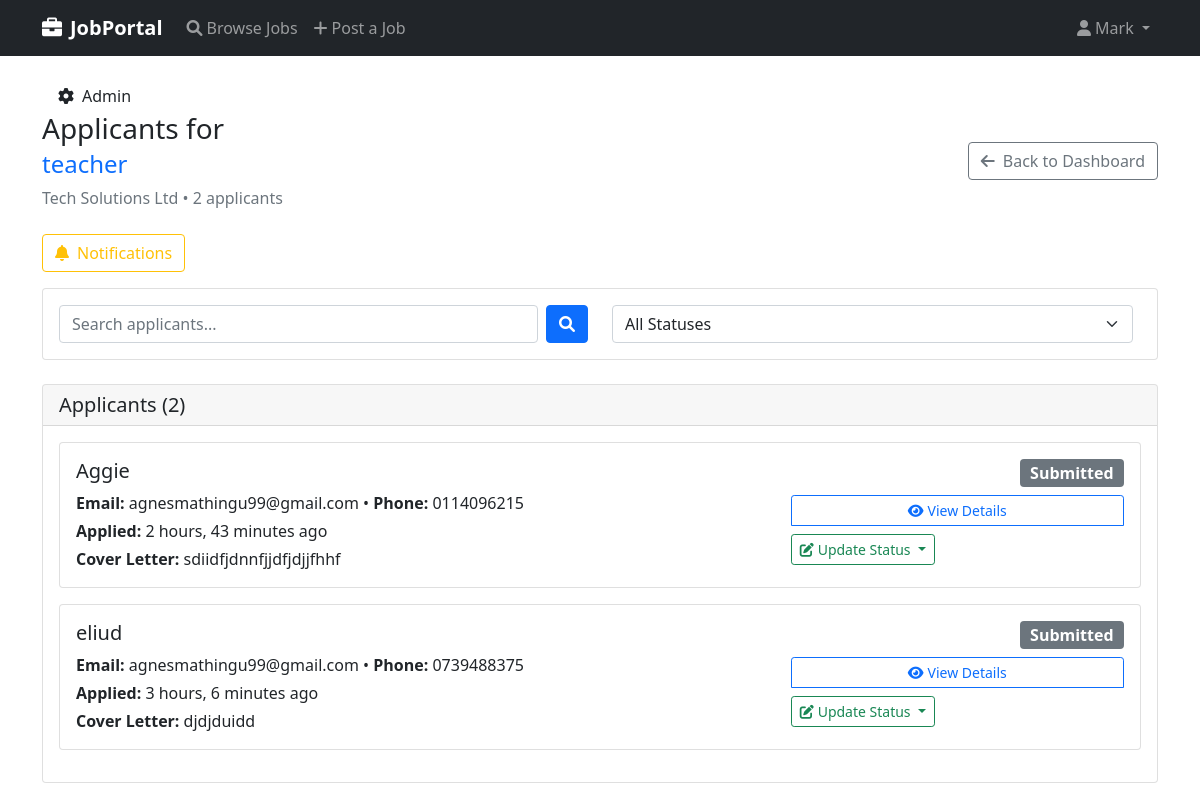
Screenshot of /jobs/job/1/applicants/ (signed in) with the database file from the repository.
### users/models.py (models this page shows, shortened)
class CustomUser(AbstractUser):
    USER_TYPES = [
        ('job_seeker', 'Job Seeker'),
        ('employer', 'Employer'),
        ('admin', 'Administrator'),
    ]
    user_type = models.CharField(max_length=20, choices=USER_TYPES, default='job_seeker')
    phone_number = models.CharField(max_length=15, blank=True)
    profile_picture = models.ImageField(upload_to='profile_pics/', blank=True, null=True)

### jobs/models.py (models this page shows, shortened)
class Job(models.Model):
    JOB_TYPES = [
        ('full_time', 'Full Time'),
        ('part_time', 'Part Time'),
        ('contract', 'Contract'),
        ('internship', 'Internship'),
        ('remote', 'Remote'),
    ]
    EXPERIENCE_LEVELS = [
        ('entry', 'Entry Level'),
        ('mid', 'Mid Level'),
        ('senior', 'Senior Level'),
    ]
    title = models.CharField(max_length=200)
    company = models.ForeignKey(Company, on_delete=models.CASCADE)
    employer = models.ForeignKey(settings.AUTH_USER_MODEL, on_delete=models.CASCADE, related_name='jobs')
    description = models.TextField()
    requirements = models.TextField()
    location = models.CharField(max_length=100)
    job_type = models.CharField(max_length=20, choices=JOB_TYPES)
    experience_level = models.CharField(max_length=20, choices=EXPERIENCE_LEVELS, default='entry')
    salary = models.DecimalField(
        max_digits=10,
        decimal_places=2,
        blank=True,
        null=True,
        validators=[MinValueValidator(0)]
    )
    application_deadline = models.DateTimeField()
    is_active = models.BooleanField(default=True)
    created_at = models.DateTimeField(auto_now_add=True)
    updated_at = models.DateTimeField(auto_now=True)
    class Meta:
        ordering = ['-created_at']

class Company(models.Model):
    name = models.CharField(max_length=200)
    description = models.TextField()
    website = models.URLField(blank=True)
    logo = models.ImageField(upload_to='company_logos/', blank=True, null=True)
    created_at = models.DateTimeField(auto_now_add=True)

class Application(models.Model):
    STATUS_CHOICES = [
        ('submitted', 'Submitted'),
        ('under_review', 'Under Review'),
        ('shortlisted', 'Shortlisted'),
        ('rejected', 'Rejected'),
        ('accepted', 'Accepted'),
    ]
    job = models.ForeignKey(Job, on_delete=models.CASCADE, related_name='applications')
    applicant = models.ForeignKey(settings.AUTH_USER_MODEL, on_delete=models.CASCADE, related_name='applications')
    cover_letter = models.TextField()
    resume = models.FileField(
        upload_to='applications/resumes/',
        validators=[FileExtensionValidator(allowed_extensions=['pdf', 'doc', 'docx'])]
    )
    applied_date = models.DateTimeField(auto_now_add=True)
    status = models.CharField(max_length=20, choices=STATUS_CHOICES, default='submitted')
    notes = models.TextField(blank=True)
    class Meta:
        unique_together = ['job', 'applicant']
        ordering = ['-applied_date']

### jobs/views.py (the view)
# urls.py: path('job/<int:job_id>/applicants/', views.view_applicants, name='view_applicants'),
@login_required
def view_applicants(request, job_id):
    if request.user.user_type != 'employer':
        messages.error(request, 'Access denied.')
        return redirect('home')
    job = get_object_or_404(Job, id=job_id, employer=request.user)
    applications = Application.objects.filter(job=job).select_related('applicant', 'applicant__jobseekerprofile')
    status_filter = request.GET.get('status', '')
    if status_filter:
        applications = applications.filter(status=status_filter)
    search_query = request.GET.get('search', '')
    if search_query:
        applications = applications.filter(
            Q(applicant__username__icontains=search_query) |
            Q(applicant__email__icontains=search_query) |
            Q(cover_letter__icontains=search_query)
        )
    context = {
        'job': job,
        'applications': applications,
        'status_filter': status_filter,
        'search_query': search_query,
    }
    return render(request, 'jobs/view_applicants.html', context)

### jobs/templates/jobs/view_applicants.html (shortened to what this page needs)
{% extends 'jobs/base.html' %}
{% block content %}
<div class="row">
    <div class="col">
        <div class="d-flex justify-content-between align-items-center mb-4">
            <div>
                <h1 class="h3 mb-1">Applicants for</h1>
                <h2 class="h4 text-primary">{{ job.title }}</h2>
                <p class="text-muted mb-0">{{ job.company.name }} • {{ applications.count }} applicants</p>
            </div>
            <a href="{% url 'employer_dashboard' %}" class="btn btn-outline-secondary">
                <i class="fas fa-arrow-left me-2"></i>Back to Dashboard
            </a>
        </div>
<div class="d-flex gap-2 mb-3">
    <a href="{% url 'employer_notifications' %}" class="btn btn-outline-warning">
        <i class="fas fa-bell me-2"></i>Notifications
    </a>
</div>
        <div class="card mb-4">
            <div class="card-body">
                <div class="row">
                    <div class="col-md-6">
                        <form method="get" class="d-flex">
                            <input type="text" name="search" class="form-control me-2"
                                   placeholder="Search applicants..." value="{{ search_query }}">
                            <button type="submit" class="btn btn-primary">
                                <i class="fas fa-search"></i>
                            </button>
                        </form>
                    </div>
                    <div class="col-md-6">
                        <form method="get" class="d-flex">
                            <select name="status" class="form-select me-2" onchange="this.form.submit()">
                                <option value="">All Statuses</option>
                            </select>
                        </form>
                    </div>
                </div>
            </div>
        </div>
        <div class="card">
            <div class="card-header">
                <h5 class="mb-0">Applicants ({{ applications.count }})</h5>
            </div>
            <div class="card-body">
                {% if applications %}
                    {% for application in applications %}
                    <div class="card mb-3">
                        <div class="card-body">
                            <div class="row">
                                <div class="col-md-8">
                                    <h5 class="card-title">
                                        {{ application.applicant.get_full_name|default:application.applicant.username }}
                                    </h5>
                                    <p class="card-text mb-1">
                                        <strong>Email:</strong> {{ application.applicant.email }}
                                        {% if application.applicant.phone_number %}
                                            • <strong>Phone:</strong> {{ application.applicant.phone_number }}
                                        {% endif %}
                                    </p>
                                    <p class="card-text mb-1">
                                        <strong>Applied:</strong> {{ application.applied_date|timesince }} ago
                                    </p>
                                    {% if application.cover_letter %}
                                    <p class="card-text">
                                        <strong>Cover Letter:</strong>
                                        {{ application.cover_letter|truncatewords:30 }}
                                    </p>
                                    {% endif %}
                                </div>
                                <div class="col-md-4 text-end">
                                    <span class="badge
                                        {% if application.status == 'submitted' %}bg-secondary
                                        {% elif application.status == 'under_review' %}bg-primary
                                        {% elif application.status == 'shortlisted' %}bg-warning
                                        {% elif application.status == 'accepted' %}bg-success
                                        {% elif application.status == 'interview_scheduled' %}bg-info
                                        {% else %}bg-danger{% endif %} mb-2 fs-6">
                                        {{ application.get_status_display }}
                                    </span>
                                    <div class="btn-group-vertical w-100">
                                        <a href="{% url 'application_detail' application.id %}"
                                           class="btn btn-sm btn-outline-primary mb-2">
                                            <i class="fas fa-eye me-1"></i>View Details
                                        </a>
                                        <div class="dropdown">
                                            <button class="btn btn-sm btn-outline-success dropdown-toggle w-100"
                                                    type="button" data-bs-toggle="dropdown">
                                                <i class="fas fa-edit me-1"></i>Update Status
                                            </button>
                                        </div>
                                    </div>
                                </div>
                            </div>
                        </div>
                    </div>
                    {% endfor %}
                {% endif %}
            </div>
        </div>
    </div>
</div>
{% endblock %}

### jobs/templates/jobs/base.html (shortened to what this page needs)
<!DOCTYPE html>
<html lang="en">
<head>
    <link href="https://cdn.jsdelivr.net/npm/bootstrap@5.1.3/dist/css/bootstrap.min.css" rel="stylesheet">
    <link rel="stylesheet" href="https://cdnjs.cloudflare.com/ajax/libs/font-awesome/6.0.0/css/all.min.css">
</head>
<body>
   <nav class="navbar navbar-expand-lg navbar-dark bg-dark">
    <div class="container">
        <a class="navbar-brand" href="{% url 'home' %}">
            <i class="fas fa-briefcase me-2"></i>JobPortal
        </a>
        <div class="collapse navbar-collapse" id="navbarNav">
            <ul class="navbar-nav me-auto">
                <li class="nav-item">
                    <a class="nav-link" href="{% url 'job_list' %}">
                        <i class="fas fa-search me-1"></i>Browse Jobs
                    </a>
                </li>
                {% if user.is_authenticated and user.user_type == 'employer' %}
                <li class="nav-item">
                    <a class="nav-link" href="{% url 'create_job' %}">
                        <i class="fas fa-plus me-1"></i>Post a Job
                    </a>
                </li>
                {% endif %}
            </ul>
            <ul class="navbar-nav ms-auto">
                {% if user.is_authenticated %}
                <li class="nav-item dropdown">
                    <a class="nav-link dropdown-toggle" href="#" id="navbarDropdown" role="button" data-bs-toggle="dropdown">
                        <i class="fas fa-user me-1"></i>{{ user.username }}
                    </a>
                </li>
                {% endif %}
            </ul>
        </div>
    </div>
</nav>
    <div class="container mt-4">
        <footer>
            <a class="dropdown-item" href="/admin/" target="_blank">
                            <i class="fas fa-cog me-2"></i>Admin
                        </a>
                    </footer>
        {% block content %}
        {% endblock %}
    </div>
</body>
</html>

### jobs/templates/jobs/base.html (style rules this page uses)
.navbar-brand { font-weight: bold; }

### jobs/templates/jobs/view_applicants.html (style rules this page uses)
.card { transition: transform 0.2s; }
.badge { font-size: 0.8em; }

### rows the page displays
CustomUser: username "Mark"
Job: title "teacher", company.name "Tech Solutions Ltd"
Application: applicant.get_full_name "Aggie", applicant.email "agnesmathingu99@gmail.com", applicant.phone_number "0114096215", applied_date "2 hours, 43 minutes", cover_letter "sdiidfjdnnfjjdfjdjjfhhf", status "Submitted"
Application: applicant.get_full_name "eliud", applicant.email "agnesmathingu99@gmail.com", applicant.phone_number "0739488375", applied_date "3 hours, 6 minutes", cover_letter "djdjduidd", status "Submitted"

### other values shown
{{ applications.count }} "2"
